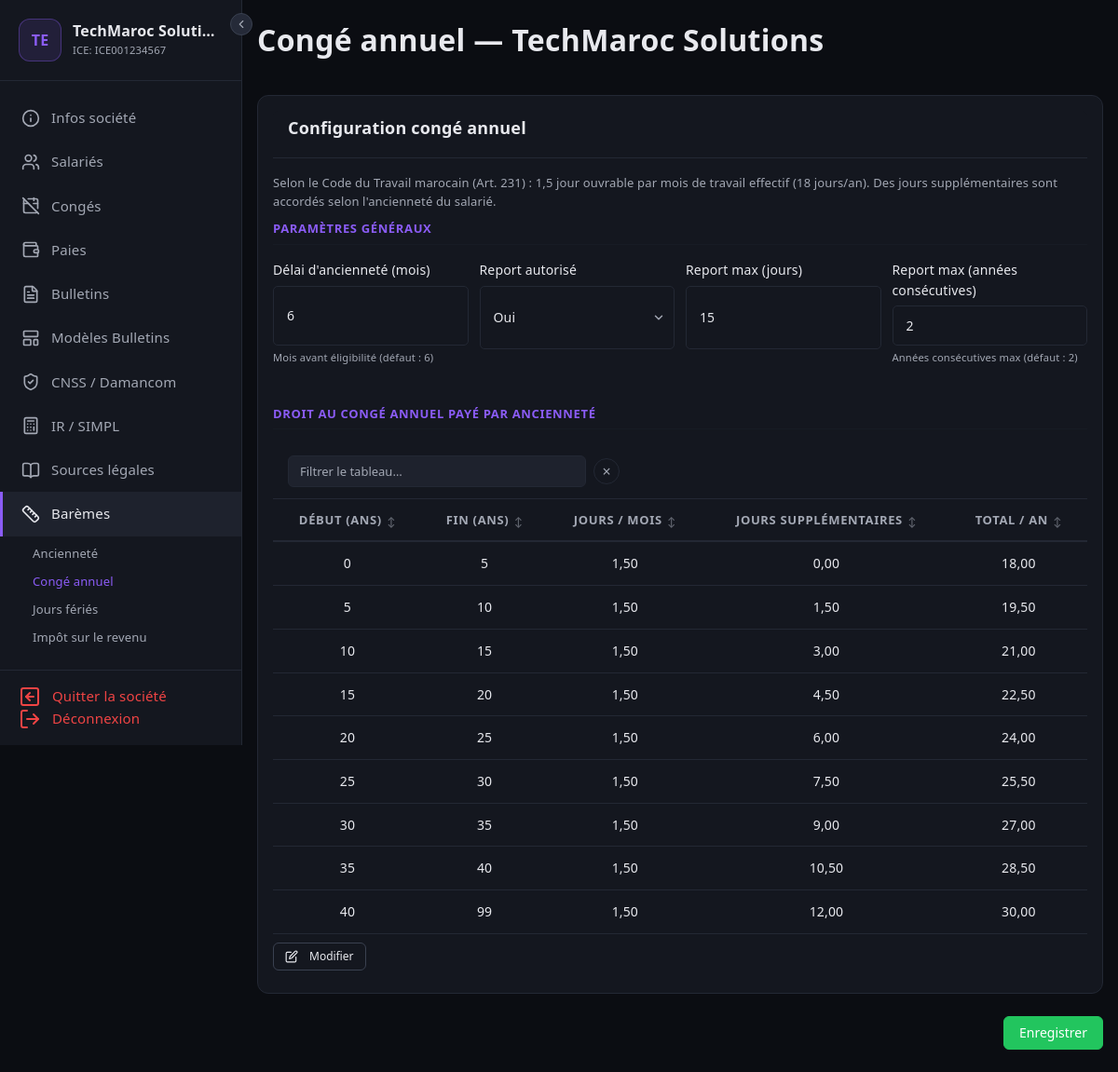
Page /societes/1/baremes/conge_annuel (signed in) on the committed database.
### tables this page shows
CREATE TABLE IF NOT EXISTS societes (
    id                  INT UNSIGNED AUTO_INCREMENT PRIMARY KEY,
    user_id             INT UNSIGNED        NOT NULL,
    raison_sociale      VARCHAR(200)        NOT NULL,
    forme_juridique     VARCHAR(20)         NOT NULL,
    ice                 VARCHAR(20)         NOT NULL,
    if_fiscal           VARCHAR(20)         NOT NULL,
    rc                  VARCHAR(20)         NOT NULL,
    tp                  VARCHAR(20)         NOT NULL,
    cnss                VARCHAR(20)         NOT NULL,
    adresse             TEXT,
    ville               VARCHAR(100),
    telephone           VARCHAR(20),
    email               VARCHAR(180),
    site_web            VARCHAR(255),
    banque              VARCHAR(100),
    agence              VARCHAR(100),
    rib                 VARCHAR(255),
    modele_bulletin_id  INT UNSIGNED,
    logo                VARCHAR(255),
    damancom_login      VARCHAR(100),
    damancom_password   VARCHAR(255),
    simpl_login         VARCHAR(100),
    simpl_password      VARCHAR(255),
    cimr_login          VARCHAR(100),
    cimr_password       VARCHAR(255),
    actif               TINYINT(1)          NOT NULL DEFAULT 1,
    created_at          DATETIME            NOT NULL DEFAULT CURRENT_TIMESTAMP,
    updated_at          DATETIME            NOT NULL DEFAULT CURRENT_TIMESTAMP ON UPDATE CURRENT_TIMESTAMP,
    FOREIGN KEY (user_id) REFERENCES users(id) ON DELETE CASCADE
);

CREATE TABLE `droit_conge` (
  `id` int(10) unsigned NOT NULL AUTO_INCREMENT,
  `societe_id` int(10) unsigned NOT NULL,
  `annees_min` tinyint(3) unsigned NOT NULL,
  `annees_max` tinyint(3) unsigned NOT NULL,
  `jours_par_mois` decimal(4,2) NOT NULL DEFAULT 1.50,
  `jours_supplementaires` decimal(4,2) NOT NULL DEFAULT 0.00,
  `created_at` datetime NOT NULL DEFAULT current_timestamp(),
  PRIMARY KEY (`id`),
  KEY `societe_id` (`societe_id`),
  CONSTRAINT `droit_conge_ibfk_1` FOREIGN KEY (`societe_id`) REFERENCES `societes` (`id`) ON DELETE CASCADE
);

### views/societes/baremes/conge_annuel.php (the view, shortened to what the rows shown need)
<form method="post" action="<?= $baseUrl ?>/conge_annuel" id="congeAnnuelForm">
<div class="card">
    <div class="card-header"><h3>Configuration congé annuel</h3></div>
    <p style="font-size:0.8125rem; color:var(--text-muted); margin:0 0 0.75rem 0;">
        Selon le Code du Travail marocain (Art. 231) : 1,5 jour ouvrable par mois de travail effectif (18 jours/an).
        Des jours supplémentaires sont accordés selon l'ancienneté du salarié.
    </p>
    <h4 class="form-section-title">Paramètres généraux</h4>
    <hr class="form-section-sep">
    <div style="display:grid; grid-template-columns:1fr 1fr 1fr 1fr; gap:0.75rem;">
        <div class="form-group">
            <label>Délai d'ancienneté (mois)</label>
            <input type="number" name="delai_anciennete" value="<?= htmlspecialchars($conge['delai_anciennete'] ?? '6') ?>" class="form-control" min="6">
            <small style="color:var(--text-muted); font-size:0.7rem; margin-top:0.25rem; display:block;">Mois avant éligibilité (défaut : 6)</small>
        </div>
        <div class="form-group">
            <label>Report autorisé</label>
            <small style="font-size:0.7rem;">&nbsp;</small>
        </div>
        <div class="form-group">
            <label>Report max (jours)</label>
            <input type="number" name="report_max" value="<?= htmlspecialchars($conge['report_max'] ?? '15') ?>" class="form-control" min="0" max="15">
            <small style="font-size:0.7rem;">&nbsp;</small>
        </div>
        <div class="form-group">
            <label>Report max (années consécutives)</label>
            <input type="number" name="report_max_annees" value="<?= htmlspecialchars($conge['report_max_annees'] ?? '2') ?>" class="form-control" min="0" max="2">
            <small style="color:var(--text-muted); font-size:0.7rem; margin-top:0.25rem; display:block;">Années consécutives max (défaut : 2)</small>
        </div>
    </div>
    <h4 class="form-section-title">Droit au congé annuel payé par ancienneté</h4>
    <hr class="form-section-sep">
    <div class="table-wrapper">
        <table class="data-table" id="droit-conge-table">
            <thead>
                <tr>
                    <th style="text-align:center;">Début (ans)</th>
                    <th style="text-align:center;">Fin (ans)</th>
                    <th style="text-align:center;">Jours / Mois</th>
                    <th style="text-align:center;">Jours supplémentaires</th>
                    <th style="text-align:center;">Total / An</th>
                </tr>
            </thead>
            <tbody id="dc-tbody">
                <?php
                $defaultTranches = [
                    [0, 5, 1.50, 0.00],
                    [5, 10, 1.50, 1.50],
                    [10, 15, 1.50, 3.00],
                    [15, 20, 1.50, 4.50],
                    [20, 25, 1.50, 6.00],
                    [25, 30, 1.50, 7.50],
                    [30, 35, 1.50, 9.00],
                    [35, 40, 1.50, 10.50],
                    [40, 99, 1.50, 12.00],
                ];
                $tranches = !empty($droitConge) ? $droitConge : $defaultTranches;
                foreach ($tranches as $dc):
                    $min = is_array($dc) ? ($dc['annees_min'] ?? 0) : $dc['annees_min'];
                    $max = is_array($dc) ? ($dc['annees_max'] ?? 5) : $dc['annees_max'];
                    $jpm = is_array($dc) ? ($dc['jours_par_mois'] ?? 1.50) : $dc['jours_par_mois'];
                    $jsup = is_array($dc) ? ($dc['jours_supplementaires'] ?? 0) : $dc['jours_supplementaires'];
                    $total = (float)$jpm * 12 + (float)$jsup;
                ?>
                <tr data-min="<?= (int)$min ?>" data-max="<?= (int)$max ?>" data-jpm="<?= $jpm ?>" data-jsup="<?= $jsup ?>">
                    <td style="text-align:center;"><?= (int)$min ?></td>
                    <td style="text-align:center;"><?= (int)$max ?></td>
                    <td style="text-align:center;"><?= number_format((float)$jpm, 2, ',', ' ') ?></td>
                    <td style="text-align:center;"><?= number_format((float)$jsup, 2, ',', ' ') ?></td>
                    <td style="text-align:center; font-weight:500;"><?= number_format($total, 2, ',', ' ') ?></td>
                </tr>
                <?php endforeach; ?>
            </tbody>
        </table>
    </div>
    <div style="padding:0.5rem 0; display:flex; align-items:center; gap:0.5rem;">
        <button type="button" id="dc-btn-edit" class="btn btn-sm btn-secondary" onclick="dcToggleEdit(true)" style="font-size:0.75rem;">
            Modifier
        </button>
    </div>
</div>
<div style="margin-top:1rem; display:flex; justify-content:flex-end;">
    <button type="submit" class="btn btn-success">Enregistrer</button>
</div>
</form>

### Core/Router.php (shortened to what the rows shown need)
<?php
class Router
{
    private static array $routes = [];
    public static function get(string $uri, array $action): void
    {
        self::$routes['GET'][] = ['uri' => $uri, 'action' => $action];
    }
    public static function post(string $uri, array $action): void
    {
        self::$routes['POST'][] = ['uri' => $uri, 'action' => $action];
    }
    public static function dispatch(string $method, string $uri): void
    {
        $uri = parse_url($uri, PHP_URL_PATH);
        $uri = preg_replace('#^/paie-me#', '', $uri);
        $uri = trim($uri, '/');
        foreach (self::$routes[$method] ?? [] as $route) {
            $pattern = preg_replace('/\{(\w+)\}/', '(?P<$1>[^/]+)', $route['uri']);
            $pattern = '#^' . trim($pattern, '/') . '$#';
            if (preg_match($pattern, $uri, $matches)) {
                [$controller, $methodName] = $route['action'];
                $params = array_filter($matches, 'is_string', ARRAY_FILTER_USE_KEY);
                $instance = new $controller();
                call_user_func_array([$instance, $methodName], $params);
                return;
            }
        }
    }
}

### views/layout.php (shortened to what the rows shown need)
<!DOCTYPE html>
<html lang="fr">
<head>
    <link rel="stylesheet" href="https://cdn.jsdelivr.net/npm/bootstrap@5.3.3/dist/css/bootstrap.min.css">
    <link rel="stylesheet" href="/paie-me/assets/css/style.css?v=<?= filemtime(__DIR__ . '/../assets/css/style.css') ?>">
</head>
<body>
<?php if (isset($_SESSION['user_id'])):
    $ctx = $_SESSION['societe_context'] ?? null;
?>
<aside class="sidebar">
    <button type="button" id="sidebarCollapseBtn" class="sidebar-collapse-btn" title="Replier le menu" aria-label="Replier le menu">
        <svg width="14" height="14" viewBox="0 0 24 24" fill="none" stroke="currentColor" stroke-width="2" stroke-linecap="round" stroke-linejoin="round"><polyline points="15 18 9 12 15 6"/></svg>
    </button>
    <div class="sidebar-brand">
        <?php if ($ctx): ?>
            <div class="sidebar-brand-inner">
                <?php if (!empty($ctx['logo'])): ?>
                <img src="/paie-me/<?= htmlspecialchars($ctx['logo']) ?>" alt="Logo de <?= htmlspecialchars($ctx['raison_sociale']) ?>" class="sidebar-logo">
                <?php else: ?>
                <div class="sidebar-logo sidebar-logo-initials"><?= strtoupper(mb_substr($ctx['raison_sociale'], 0, 2)) ?></div>
                <?php endif; ?>
                <div class="sidebar-brand-text">
                    <h2><?= htmlspecialchars($ctx['raison_sociale']) ?></h2>
                    <small>ICE: <?= htmlspecialchars($ctx['ice']) ?></small>
                </div>
            </div>
        <?php else: ?>
            <h2>Paie Me</h2>
            <small>Gestion de paie</small>
        <?php endif; ?>
    </div>
    <ul class="sidebar-nav">
        <?php if ($ctx): ?>
        <li>
            <a href="/paie-me/societes/<?= $ctx['id'] ?>" class="<?= (parse_url($_SERVER['REQUEST_URI'], PHP_URL_PATH) === '/paie-me/societes/'.$ctx['id']) ? 'active' : '' ?>">
                <span class="icon" data-lucide="info"></span>
                <span>Infos société</span>
            </a>
        </li>
        <li>
            <a href="/paie-me/societes/<?= $ctx['id'] ?>/salaries" class="<?= str_contains($_SERVER['REQUEST_URI'], '/salaries') && !str_contains($_SERVER['REQUEST_URI'], 'create') && !str_contains($_SERVER['REQUEST_URI'], 'edit') && !str_contains($_SERVER['REQUEST_URI'], '/sortants') ? 'active' : '' ?>">
                <span class="icon" data-lucide="users"></span>
                <span>Salariés</span>
            </a>
        </li>
        <li>
            <a href="/paie-me/societes/<?= $ctx['id'] ?>/conges" class="<?= str_contains($_SERVER['REQUEST_URI'], '/conges') ? 'active' : '' ?>">
                <span class="icon" data-lucide="calendar-off"></span>
                <span>Congés</span>
            </a>
        </li>
        <li>
            <a href="/paie-me/societes/<?= $ctx['id'] ?>/paies" class="<?= str_contains($_SERVER['REQUEST_URI'], '/paies') && !str_contains($_SERVER['REQUEST_URI'], 'create') && !str_contains($_SERVER['REQUEST_URI'], 'edit') ? 'active' : '' ?>">
                <span class="icon" data-lucide="wallet"></span>
                <span>Paies</span>
            </a>
        </li>
        <li>
            <a href="/paie-me/societes/<?= $ctx['id'] ?>/bulletins" class="<?= str_contains($_SERVER['REQUEST_URI'], '/bulletins') && !str_contains($_SERVER['REQUEST_URI'], 'show') && !str_contains($_SERVER['REQUEST_URI'], 'pdf') ? 'active' : '' ?>">
                <span class="icon" data-lucide="file-text"></span>
                <span>Bulletins</span>
            </a>
        </li>
        <li>
            <a href="/paie-me/societes/<?= $ctx['id'] ?>/modeles-bulletins" class="<?= str_contains($_SERVER['REQUEST_URI'], '/modeles-bulletins') ? 'active' : '' ?>">
                <span class="icon" data-lucide="layout-template"></span>
                <span>Modèles Bulletins</span>
            </a>
        </li>
        <li>
            <a href="/paie-me/societes/<?= $ctx['id'] ?>/cnss" class="<?= str_contains($_SERVER['REQUEST_URI'], '/cnss') ? 'active' : '' ?>">
                <span class="icon" data-lucide="shield-check"></span>
                <span>CNSS / Damancom</span>
            </a>
        </li>
        <li>
            <a href="/paie-me/societes/<?= $ctx['id'] ?>/ir" class="<?= str_contains($_SERVER['REQUEST_URI'], '/ir') && !str_contains($_SERVER['REQUEST_URI'], '/export') ? 'active' : '' ?>">
                <span class="icon" data-lucide="calculator"></span>
                <span>IR / SIMPL</span>
            </a>
        </li>
        <li>
            <a href="/paie-me/societes/<?= $ctx['id'] ?>/sources-legales" class="<?= str_contains($_SERVER['REQUEST_URI'], '/sources-legales') ? 'active' : '' ?>">
                <span class="icon" data-lucide="book-open"></span>
                <span>Sources légales</span>
            </a>
        </li>
        <li>
            <a href="/paie-me/societes/<?= $ctx['id'] ?>/baremes" class="<?= str_contains($_SERVER['REQUEST_URI'], '/baremes') ? 'active' : '' ?>" style="<?= str_contains($_SERVER['REQUEST_URI'], '/baremes') ? 'border-left:3px solid var(--accent);' : '' ?>">
                <span class="icon" data-lucide="ruler"></span>
                <span>Barèmes</span>
            </a>
            <?php if (str_contains($_SERVER['REQUEST_URI'], '/baremes')): ?>
            <ul style="list-style:none; padding:0; margin:0.25rem 0 0 1.5rem; font-size:0.8125rem;">
                <?php $baseB = '/paie-me/societes/' . $ctx['id'] . '/baremes/'; $uri = parse_url($_SERVER['REQUEST_URI'], PHP_URL_PATH); ?>
                <li><a href="<?= $baseB ?>anciennete" style="display:block; padding:0.3rem 0.5rem; color:<?= str_contains($uri, '/anciennete')?'var(--accent)':'var(--text-muted)'?>; text-decoration:none; border-radius:4px;">Ancienneté</a></li>
                <li><a href="<?= $baseB ?>conge_annuel" style="display:block; padding:0.3rem 0.5rem; color:<?= str_contains($uri, '/conge_annuel')?'var(--accent)':'var(--text-muted)'?>; text-decoration:none; border-radius:4px;">Congé annuel</a></li>
                <li><a href="<?= $baseB ?>jours_feries" style="display:block; padding:0.3rem 0.5rem; color:<?= str_contains($uri, '/jours_feries')?'var(--accent)':'var(--text-muted)'?>; text-decoration:none; border-radius:4px;">Jours fériés</a></li>
                <li><a href="<?= $baseB ?>impot_revenu" style="display:block; padding:0.3rem 0.5rem; color:<?= str_contains($uri, '/impot_revenu')?'var(--accent)':'var(--text-muted)'?>; text-decoration:none; border-radius:4px;">Impôt sur le revenu</a></li>
                <li><a href="<?= $baseB ?>heures_sup" style="display:block; padding:0.3rem 0.5rem; color:<?= str_contains($uri, '/heures_sup')?'var(--accent)':'var(--text-muted)'?>; text-decoration:none; border-radius:4px;">Heures sup</a></li>
            </ul>
            <?php endif; ?>
        </li>
        <?php endif; ?>
    </ul>
    <div class="sidebar-footer">
        <?php if ($ctx): ?>
        <a href="/paie-me/societes/clear-context">
            <span class="icon" data-lucide="arrow-left-square"></span>
            <span>Quitter la société</span>
        </a>
        <?php endif; ?>
        <a href="/paie-me/logout">
            <span class="icon" data-lucide="log-out"></span>
            <span>Déconnexion</span>
        </a>
    </div>
</aside>
<?php endif; ?>
<main class="<?= isset($_SESSION['user_id']) ? 'main-content' : '' ?>">
    <?php if (isset($_SESSION['user_id'])): ?>
    <div class="topbar">
        <h1>
            <?= $title ?? 'Paie Me' ?>
        </h1>
    </div>
    <?php endif; ?>
    <?= $content ?? '' ?>
</main>
</body>
</html>

### rows in the picture
societes: raison_sociale "TE", raison_sociale "TechMaroc Soluti…", ice "ICE001234567", delai_anciennete "6", report_max "15", report_max_annees "2"
droit_conge: annees_min "0", annees_max "5", jours_par_mois "1,50", jours_supplementaires "0,00", total "18,00"
droit_conge: annees_min "5", annees_max "10", jours_par_mois "1,50", jours_supplementaires "1,50", total "19,50"
droit_conge: annees_min "10", annees_max "15", jours_par_mois "1,50", jours_supplementaires "3,00", total "21,00"
droit_conge: annees_min "15", annees_max "20", jours_par_mois "1,50", jours_supplementaires "4,50", total "22,50"
droit_conge: annees_min "20", annees_max "25", jours_par_mois "1,50", jours_supplementaires "6,00", total "24,00"
droit_conge: annees_min "25", annees_max "30", jours_par_mois "1,50", jours_supplementaires "7,50", total "25,50"
droit_conge: annees_min "30", annees_max "35", jours_par_mois "1,50", jours_supplementaires "9,00", total "27,00"
droit_conge: annees_min "35", annees_max "40", jours_par_mois "1,50", jours_supplementaires "10,50", total "28,50"
droit_conge: annees_min "40", annees_max "99", jours_par_mois "1,50", jours_supplementaires "12,00", total "30,00"
